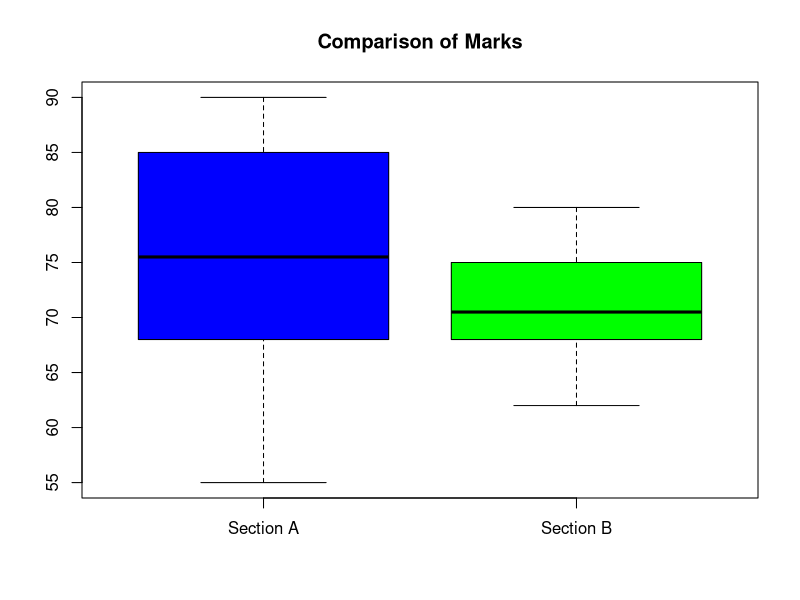

The R script that drew this image:
A <- c(72,68,81,55,90,74,88,60,77,85)
B <- c(65,70,78,62,69,80,75,73,71,68)

# Mean
mean(A); mean(B)

# Median
median(A); median(B)

# Range
range(A); range(B)

# Boxplot
boxplot(A, B, names=c("Section A","Section B"),
        col=c("blue","green"),
        main="Comparison of Marks")
